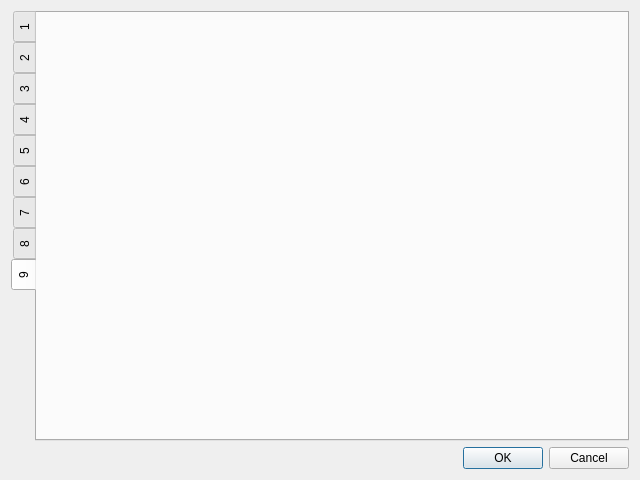
<?xml version="1.0" encoding="UTF-8"?>
<ui version="4.0">
 <class>MacroConfigDialog</class>
 <widget class="QDialog" name="MacroConfigDialog">
  <property name="windowModality">
   <enum>Qt::ApplicationModal</enum>
  </property>
  <property name="geometry">
   <rect>
    <x>0</x>
    <y>0</y>
    <width>640</width>
    <height>480</height>
   </rect>
  </property>
  <property name="minimumSize">
   <size>
    <width>640</width>
    <height>480</height>
   </size>
  </property>
  <property name="windowTitle">
   <string>Macro config</string>
  </property>
  <layout class="QGridLayout" name="gridLayout_2">
   <item row="0" column="0">
    <layout class="QVBoxLayout" name="verticalLayout">
     <item>
      <widget class="QTabWidget" name="tabWidget">
       <property name="tabPosition">
        <enum>QTabWidget::West</enum>
       </property>
       <property name="currentIndex">
        <number>8</number>
       </property>
       <widget class="QWidget" name="tab_1">
        <attribute name="title">
         <string notr="true">1</string>
        </attribute>
       </widget>
       <widget class="QWidget" name="tab_2">
        <attribute name="title">
         <string notr="true">2</string>
        </attribute>
       </widget>
       <widget class="QWidget" name="tab_3">
        <attribute name="title">
         <string notr="true">3</string>
        </attribute>
       </widget>
       <widget class="QWidget" name="tab_4">
        <attribute name="title">
         <string notr="true">4</string>
        </attribute>
       </widget>
       <widget class="QWidget" name="tab_5">
        <attribute name="title">
         <string notr="true">5</string>
        </attribute>
       </widget>
       <widget class="QWidget" name="tab_6">
        <attribute name="title">
         <string notr="true">6</string>
        </attribute>
       </widget>
       <widget class="QWidget" name="tab_7">
        <attribute name="title">
         <string notr="true">7</string>
        </attribute>
       </widget>
       <widget class="QWidget" name="tab_8">
        <attribute name="title">
         <string notr="true">8</string>
        </attribute>
       </widget>
       <widget class="QWidget" name="tab_9">
        <attribute name="title">
         <string notr="true">9</string>
        </attribute>
       </widget>
      </widget>
     </item>
    </layout>
   </item>
   <item row="1" column="0">
    <widget class="QDialogButtonBox" name="buttonBox">
     <property name="orientation">
      <enum>Qt::Horizontal</enum>
     </property>
     <property name="standardButtons">
      <set>QDialogButtonBox::Cancel|QDialogButtonBox::Ok</set>
     </property>
    </widget>
   </item>
  </layout>
 </widget>
 <resources/>
 <connections>
  <connection>
   <sender>buttonBox</sender>
   <signal>accepted()</signal>
   <receiver>MacroConfigDialog</receiver>
   <slot>accept()</slot>
   <hints>
    <hint type="sourcelabel">
     <x>248</x>
     <y>254</y>
    </hint>
    <hint type="destinationlabel">
     <x>157</x>
     <y>274</y>
    </hint>
   </hints>
  </connection>
  <connection>
   <sender>buttonBox</sender>
   <signal>rejected()</signal>
   <receiver>MacroConfigDialog</receiver>
   <slot>reject()</slot>
   <hints>
    <hint type="sourcelabel">
     <x>316</x>
     <y>260</y>
    </hint>
    <hint type="destinationlabel">
     <x>286</x>
     <y>274</y>
    </hint>
   </hints>
  </connection>
 </connections>
</ui>
